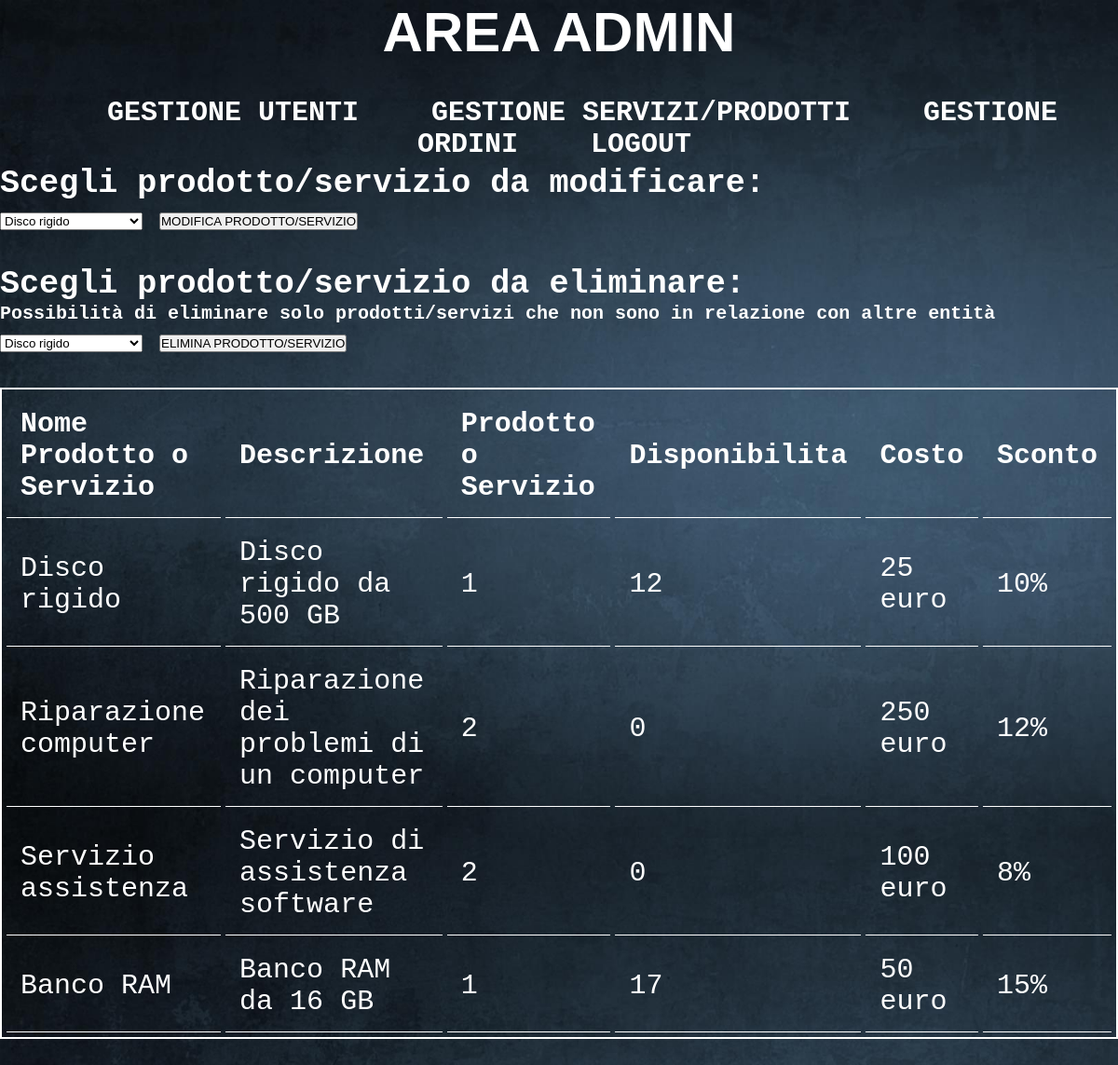
Screenshot of /servizi_prodotti.php with the database file from the repository.
### tables this page shows
CREATE TABLE `servizi_prodotti` (
  `ID_serv_prod` int(11) NOT NULL,
  `nome_prod_serv` varchar(50) DEFAULT NULL,
  `descrizione` varchar(50) DEFAULT NULL,
  `fk_id_serv_prod` int(11) NOT NULL,
  `disponibilita` varchar(5) DEFAULT '0',
  `costo` varchar(50) DEFAULT NULL,
  `sconto` varchar(50) DEFAULT NULL
);

### servizi_prodotti.php (the view, shortened to what this page needs)
<html>
<head>
  <link href="stile.css" rel="stylesheet" typr="text/css">
</head>
<header>
<h1>AREA ADMIN</h1>
<br>
<nav>
  <ul>
    <li><a href="utenti.php" title="Query">GESTIONE UTENTI</a></li>
    <li><a href="servizi_prodotti.php" title="Query">GESTIONE SERVIZI/PRODOTTI</a></li>
    <li><a href="ordini.php" title="Query">GESTIONE ORDINI</a></li>
    <li><a href="logout.php" title="Query">LOGOUT</a></li>
  </nav>
</header>
<body>
<br>
<form method="POST" action="modificaProdServ.php">
    <h3>Scegli prodotto/servizio da modificare: </h3>
    <select name="cmbProdServ">
        <?php
            include_once "connessione.php";
            $Query="SELECT ID_serv_prod, nome_prod_serv FROM servizi_prodotti;";
            $risultato=$conn->query($Query);
            while ($riga=mysqli_fetch_array ($risultato))
            {
             echo "<option value=\"".$riga['ID_serv_prod']."\">";
             echo   $riga['nome_prod_serv'];
             echo "</option>";
            }
        ?>
    </select>
    <input type="submit" value="MODIFICA PRODOTTO/SERVIZIO" />
</form>
<br>
<form method="POST" action="delProdServ.php">
    <h3>Scegli prodotto/servizio da eliminare: </h3>
    <h5>Possibilità di eliminare solo prodotti/servizi che non sono in relazione con altre entità</h5>
    <select name="cmbProdServ">
        <?php
            include_once "connessione.php";
            $Query="SELECT ID_serv_prod, nome_prod_serv FROM servizi_prodotti;";
            $risultato=$conn->query($Query);
            while ($riga=mysqli_fetch_array ($risultato))
            {
             echo "<option value=\"".$riga['ID_serv_prod']."\">";
             echo   $riga['nome_prod_serv'];
             echo "</option>";
            }
        ?>
    </select>
    <input type="submit" value="ELIMINA PRODOTTO/SERVIZIO" />
</form>
<br>
    <?php
        include_once "connessione.php";
        $query = "SELECT nome_prod_serv, descrizione, fk_id_serv_prod, disponibilita, costo, sconto FROM servizi_prodotti;";
        $risultato=$conn->query($query);
        if ($risultato==FALSE)
        {
            echo "Query con errori: <br>";
            echo mysqli_error($conn);
        }
        else
        {
            echo "<table>";
            echo "<tr>";
            echo "<th>Nome Prodotto o Servizio</th> <th>Descrizione</th> <th>Prodotto o Servizio</th> <th>Disponibilita</th> <th>Costo</th> <th>Sconto</th>";
            echo"</tr>";
            while ($riga=mysqli_fetch_array($risultato,MYSQLI_ASSOC))
            {
                echo"<tr>";
                echo"<td>".$riga['nome_prod_serv']."</td> <td>".$riga['descrizione']."</td> <td>".$riga['fk_id_serv_prod']."</td> <td>".$riga['disponibilita']."</td> <td>".$riga['costo']."</td> <td>".$riga['sconto']."</td>";
                echo"</tr>";
            }
            echo"</table><br/><br/>";
        }
    ?>
</body>
</html>

### stile.css (style rules this page uses)
h5 { font-size: 20px; }
table { border: 2px solid white; border-collapse: separate; border-spacing: 5px; border-style: solid; font-size: 30px; font-family: Verdana, Geneva, Tahoma, sans-serif; }
body { background-image: url("sfondo.jpg"); background-repeat: no-repeat; background-size: 100% 100%; font-size: 30px; font-family: Verdana, Geneva, Tahoma, sans-serif; background-size:cover; }
th, td { padding: 15px; text-align: left; border-bottom: 1px solid white; font-family: "Courier New", Courier, Monospace; }
header { color: white; font-family: "Courier New", Courier, Monospace; }
h1 { color: white; font-family: Verdana, Geneva, Tahoma, sans-serif; text-align: center; font-weight: bold; }
body { color: white; font-family: "Courier New", Courier, Monospace; font-weight: bold; }
nav { display: block; height: 40px; padding-top: 1px; padding-left: 20px; text-align: center; }
nav li { display: inline; margin: 20px; padding: 10px; }
nav ul { display: inline; list-style-type: none; }
a { text-decoration: none; color: white; font-size: 30px; transition: all 0.5s ease-in-out; position: relative; text-transform: uppercase; text-align: center; font-weight: bold; font-family: "Courier New", Courier, Monospace; }
*, *:before, *:after { padding: 0; margin: 0; box-sizing: border-box; }
::placeholder { color: #e5e5e5; }

### rows the page displays
servizi_prodotti: nome_prod_serv "Disco rigido", descrizione "Disco rigido da 500 GB", fk_id_serv_prod "1", disponibilita "12", costo "25 euro", sconto "10%"
servizi_prodotti: nome_prod_serv "Riparazione computer", descrizione "Riparazione dei problemi di un computer", fk_id_serv_prod "2", disponibilita "0", costo "250 euro", sconto "12%"
servizi_prodotti: nome_prod_serv "Servizio assistenza", descrizione "Servizio di assistenza software", fk_id_serv_prod "2", disponibilita "0", costo "100 euro", sconto "8%"
servizi_prodotti: nome_prod_serv "Banco RAM", descrizione "Banco RAM da 16 GB", fk_id_serv_prod "1", disponibilita "17", costo "50 euro", sconto "15%"

### other values shown
form field cmbProdServ "Disco rigido"
